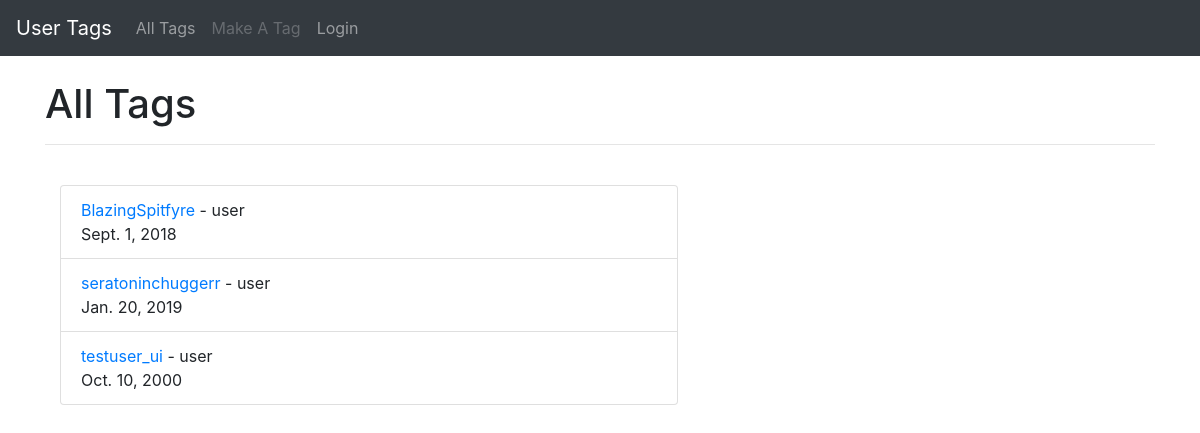
The page /alltags/ on the database as committed earlier.
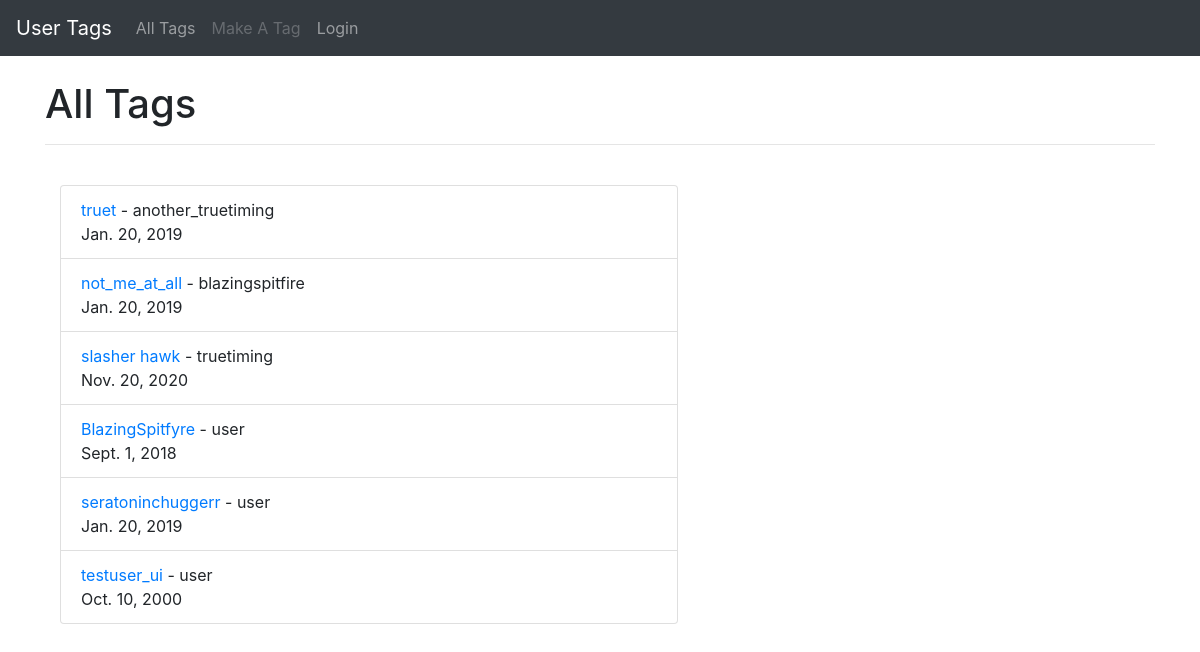
The same page on the database as committed later.
### droptag/models.py (models this page shows, shortened)
class tag(models.Model):
    user = models.ForeignKey(User,
                        default = 1,
                        on_delete = models.CASCADE
                        )
    platform = models.CharField(
        default='STM',
        max_length=32,
        choices=PLATFORM_CHOICES)
    username = models.CharField(max_length=50)
    id_link = models.CharField(max_length=200, blank=True)
    time_met = models.DateField()
    note = models.TextField(blank=True)
    date_filled = models.DateTimeField(auto_now_add=True)

### droptag/views.py (the view)
# urls.py: path('alltags/', AllTags.as_view(), name='alltags'),
class AllTags(ListView):
    model = tag
    template_name = 'alltags.html'
    queryset = tag.objects.order_by('-date_filled')

### droptag/templates/alltags.html
{% extends 'base.html' %}
{% block content %}
<h1>All Tags</h1>
<hr>
<br/>
<div class="col-7">
    <ul class="list-group">
    {% for tag in object_list %}
        <li class="list-group-item"><a href="{% url 'tag_display' tag.pk %}">{{ tag.username }}</a> - {{ tag.user }}<br/>
        {{ tag.time_met }}</li>
    {% endfor %}
    </ul>
</div>
<br/>
{% endblock %}

Rows that differ between the two databases and show on the page:
added tag: username "truet", user "another_truetiming", time_met "Jan. 20, 2019"
added tag: username "not_me_at_all", user "blazingspitfire", time_met "Jan. 20, 2019"
added tag: username "slasher hawk", user "truetiming", time_met "Nov. 20, 2020"
